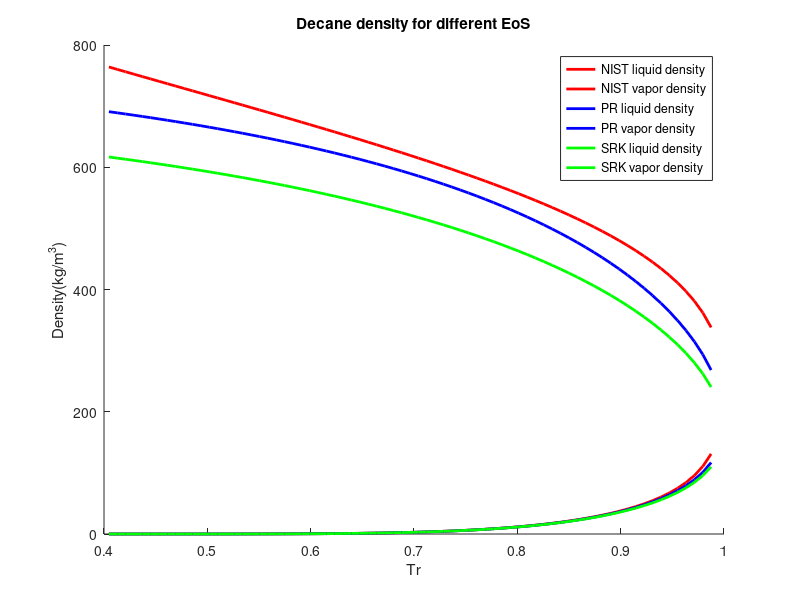

The MATLAB script that drew this image:
load density_decane_sat_data.mat;
Tc = 617.7;
Tr = T/Tc;
hold on 
plot(Tr,NIST_denisty_liq,'r','LineWidth',2);
plot(Tr,NIST_denisty_vap,'r','LineWidth',2);
plot(Tr,PR_denisty_liq,'b','LineWidth',2);
plot(Tr,PR_denisty_vap,'b','LineWidth',2);
plot(Tr,SRK_denisty_liq,'g','LineWidth',2);
plot(Tr,SRK_denisty_vap,'g','LineWidth',2);
xlabel('Tr')
ylabel('Density(kg/m^3)')
title('Decane density for different EoS')
legend('NIST liquid density','NIST vapor density','PR liquid density','PR vapor density','SRK liquid density','SRK vapor density')
